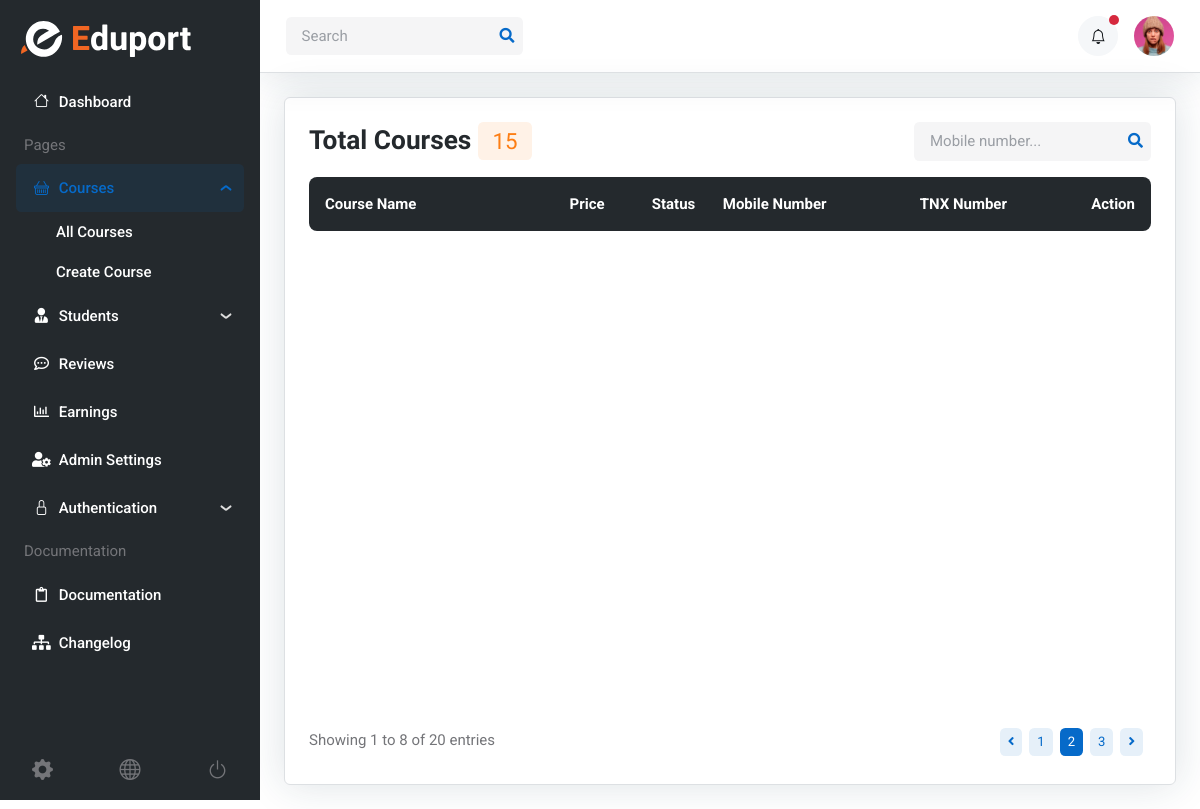
Page /admin/enrollments.php on the earlier database version.
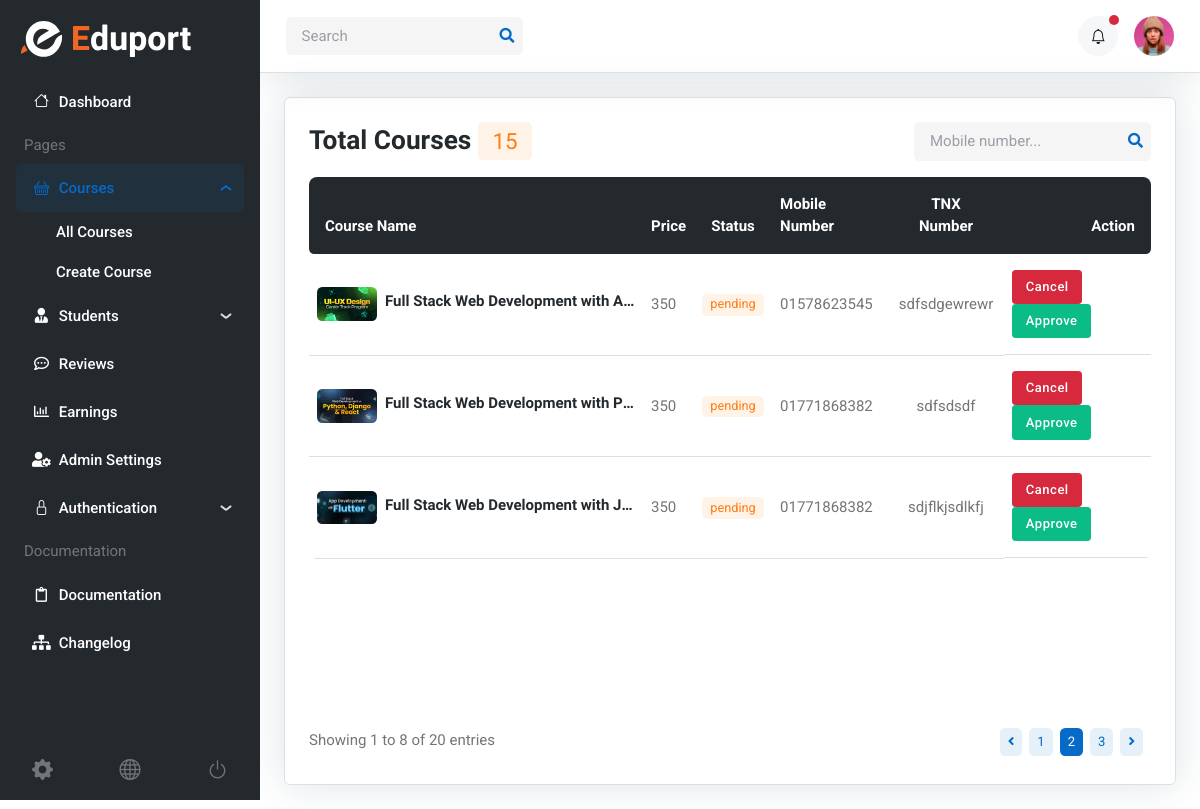
Same page on the later database version.
### tables this page shows
CREATE TABLE `enrollments` (
  `id` int(11) NOT NULL,
  `course_id` int(11) NOT NULL,
  `user_id` int(11) NOT NULL,
  `phone` varchar(255) NOT NULL,
  `tnx_id` varchar(255) NOT NULL,
  `status` enum('pending','success','cancel') NOT NULL DEFAULT 'pending',
  `created_at` datetime NOT NULL DEFAULT current_timestamp(),
  `updated_at` datetime NOT NULL DEFAULT current_timestamp()
);

CREATE TABLE `courses` (
  `id` bigint(20) NOT NULL,
  `title` varchar(255) NOT NULL,
  `short_desc` text NOT NULL,
  `description` text NOT NULL,
  `thumbnail` varchar(255) NOT NULL,
  `video` varchar(255) NOT NULL,
  `duration` varchar(255) NOT NULL,
  `instructor` int(11) NOT NULL,
  `price` varchar(255) NOT NULL,
  `total_lectures` int(11) NOT NULL,
  `language` varchar(11) NOT NULL,
  `created_at` datetime NOT NULL DEFAULT current_timestamp(),
  `updated_at` datetime NOT NULL DEFAULT current_timestamp() ON UPDATE current_timestamp()
);

### includes/helpers.php (called while the page is built, shortened)
<?php
function get_status_classes($status)
{
  $classes = [
    'success' => 'bg-success text-success',
    'pending' => 'bg-orange text-orange',
    'cancel'  => 'bg-danger text-danger'
  ];
  return $classes[$status] ?? 'bg-gray';
}
function is_active_page($page)
{
  $current_page = basename($_SERVER['PHP_SELF']);
  return  $current_page == $page ? 'active' : '';
}

### includes/enroll_functionality.php (called while the page is built, shortened)
<?php
function get_enrollments($conn)
{
  $sql = "SELECT * FROM enrollments ORDER BY id DESC";
  if ($result = $conn->query($sql)) {
    $courses = [];
    while ($row = $result->fetch_assoc()) {
      $courses[] = $row;
    }
    return $courses;
  } else {
    echo "Error: " . $conn->error;
    return [];
  }
}

### includes/get_course_by_id.php (called while the page is built, shortened)
<?php
function get_course($conn, $course_id)
{
  $course_id = mysqli_real_escape_string($conn, $course_id);
  $sql = "SELECT * FROM courses WHERE id = '$course_id'";
  $result = mysqli_query($conn, $sql);
  $course = mysqli_fetch_assoc($result);
  return $course;
}

### admin/enrollments.php (the view, shortened to what this page needs)
<?php
include('../includes/db.php');
include('../includes/helpers.php');
include('../includes/get_course_by_id.php');
include('../includes/enroll_functionality.php');
?>
<div class="page-content-wrapper border">
  <div class="row mb-3">
    <div class="col-12 d-sm-flex justify-content-between align-items-center">
      <h4 class=" mb-2 mb-sm-0">Total Courses <span class="badge bg-orange bg-opacity-10 text-orange">15</span></h4>
      <div class="nav my-3 my-xl-0 flex-nowrap align-items-center">
        <div class="nav-item w-100">
          <form class="position-relative">
            <input class="form-control pe-5 bg-secondary bg-opacity-10 border-0" type="search" placeholder="Mobile number..." aria-label="Search">
            <button class="bg-transparent px-2 py-0 border-0 position-absolute top-50 end-0 translate-middle-y" type="submit"><i class="fas fa-search fs-6 text-primary"></i></button>
          </form>
        </div>
      </div>
    </div>
  </div>
  <div class="card-body">
    <div class="table-responsive border-0 rounded-3">
      <table class="table table-dark-gray align-middle p-4 mb-0 table-hover">
        <thead>
          <tr>
            <th scope="col" class="border-0 px-3 rounded-start" style="width: 30%;">Course Name</th>
            <th scope="col" class="border-0">Price</th>
            <th scope="col" class="border-0 text-center">Status</th>
            <th scope="col" class="border-0">Mobile Number</th>
            <th scope="col" class="border-0 px-3 text-center">TNX Number</th>
            <th scope="col" class="border-0 px-3 rounded-end text-end">Action</th>
          </tr>
        </thead>
        <tbody>
          <?php
          $enrollments = get_enrollments($conn);
          foreach ($enrollments as $enroll):
            $course = get_course($conn, $enroll['course_id']) ?>
            <tr>
              <td>
                <div class="d-flex align-items-center position-relative">
                  <div class="w-60px">
                    <img src="../uploads/img/thumbnails/<?= htmlspecialchars($course['thumbnail']) ?>" class="rounded" alt="">
                  </div>
                  <h6 class="table-responsive-title mb-0 ms-2">
                    <a href="#" class="stretched-link d-inline-block text-truncate" style="max-width: 250px;"><?= htmlspecialchars($course['title']) ?></a>
                  </h6>
                </div>
              </td>
              <td><?= $course['price'] ?></td>
              <td class="text-center">
                <div class="badge <?= get_status_classes($enroll['status']) ?> bg-opacity-10">
                  <?= $enroll['status'] ?>
                </div>
              </td>
              <td><?= $enroll['phone'] ?></td>
              <td class="text-center"><?= $enroll['tnx_id'] ?></td>
              <td class="d-flex justify-content-end gap-2">
                <form method="post" action="../includes/process_enroll_update_status.php">
                  <button class="btn btn-sm btn-danger mb-0" name="action" value="delete">Cancel</button>
                  <button class="btn btn-sm btn-success me-1 mb-1 mb-md-0" name="action" value="approve">Approve</button>
                </form>
              </td>
            </tr>
          <?php endforeach; ?>
        </tbody>
      </table>
    </div>
  </div>
  <div class="card-footer bg-transparent pt-0">
    <div class="d-sm-flex justify-content-sm-between align-items-sm-center">
      <p class="mb-0 text-center text-sm-start">Showing 1 to 8 of 20 entries</p>
      <nav class="d-flex justify-content-center mb-0" aria-label="navigation">
        <ul class="pagination pagination-sm pagination-primary-soft d-inline-block d-md-flex rounded mb-0">
          <li class="page-item mb-0"><a class="page-link" href="#" tabindex="-1"><i class="fas fa-angle-left"></i></a></li>
          <li class="page-item mb-0"><a class="page-link" href="#">1</a></li>
          <li class="page-item mb-0 active"><a class="page-link" href="#">2</a></li>
          <li class="page-item mb-0"><a class="page-link" href="#">3</a></li>
          <li class="page-item mb-0"><a class="page-link" href="#"><i class="fas fa-angle-right"></i></a></li>
        </ul>
      </nav>
    </div>
  </div>
</div>
<?php
$content = ob_get_clean();
include('../layouts/admin.php');
?>

### layouts/admin.php (shortened to what this page needs)
<?php
include_once '../includes/helpers.php';
?>
<!DOCTYPE html>
<html lang="en">
<head>
    <link rel="stylesheet" type="text/css" href="../assets/vendor/font-awesome/css/all.min.css">
    <link rel="stylesheet" type="text/css" href="../assets/vendor/bootstrap-icons/bootstrap-icons.css">
    <link rel="stylesheet" type="text/css" href="../assets/vendor/choices/css/choices.min.css">
    <link rel="stylesheet" type="text/css" href="../assets/vendor/glightbox/css/glightbox.css">
    <link rel="stylesheet" type="text/css" href="../assets/vendor/quill/css/quill.snow.css">
    <link rel="stylesheet" type="text/css" href="../assets/vendor/stepper/css/bs-stepper.min.css">
    <link rel="stylesheet" type="text/css" href="../assets/vendor/overlay-scrollbar/css/overlayscrollbars.min.css">
    <link rel="stylesheet" type="text/css" href="../assets/css/style.css">
</head>
<body>
    <main>
        <nav class="navbar sidebar navbar-expand-xl navbar-dark bg-dark">
            <div class="d-flex align-items-center">
                <a class="navbar-brand" href="index-2.html">
                    <img class="navbar-brand-item" src="../assets/images/logo-light.svg" alt="">
                </a>
            </div>
            <div class="offcanvas offcanvas-start flex-row custom-scrollbar h-100" data-bs-backdrop="true" tabindex="-1" id="offcanvasSidebar">
                <div class="offcanvas-body sidebar-content d-flex flex-column bg-dark">
                    <ul class="navbar-nav flex-column" id="navbar-sidebar">
                        <li class="nav-item"><a href="admin-dashboard.html" class="nav-link"><i class="bi bi-house fa-fw me-2"></i>Dashboard</a></li>
                        <li class="nav-item ms-2 my-2">Pages</li>
                        <li class="nav-item">
                            <a class="nav-link" data-bs-toggle="collapse" href="#collapsepage" role="button" aria-expanded="true" aria-controls="collapsepage">
                                <i class="bi bi-basket fa-fw me-2"></i>Courses
                            </a>
                            <ul class="nav collapse flex-column show" id="collapsepage" data-bs-parent="#navbar-sidebar">
                                <li class="nav-item"> <a class="nav-link <?= is_active_page('all_courses.php') ?>" href="../admin/all_courses.php">All Courses</a></li>
                                <li class="nav-item"> <a class="nav-link <?= is_active_page('create_course.php') ?>" href="../admin/create_course.php">Create Course</a></li>
                            </ul>
                        </li>
                        <li class="nav-item">
                            <a class="nav-link" data-bs-toggle="collapse" href="#collapsestudent" role="button" aria-expanded="false" aria-controls="collapsestudent">
                                <i class="fas fa-user-tie fa-fw me-2"></i>Students
                            </a>
                        </li>
                        <li class="nav-item"> <a class="nav-link" href="admin-review.html"><i class="far fa-comment-dots fa-fw me-2"></i>Reviews</a></li>
                        <li class="nav-item"> <a class="nav-link" href="admin-earning.html"><i class="far fa-chart-bar fa-fw me-2"></i>Earnings</a></li>
                        <li class="nav-item"> <a class="nav-link" href="admin-setting.html"><i class="fas fa-user-cog fa-fw me-2"></i>Admin Settings</a></li>
                        <li class="nav-item">
                            <a class="nav-link" data-bs-toggle="collapse" href="#collapseauthentication" role="button" aria-expanded="false" aria-controls="collapseauthentication">
                                <i class="bi bi-lock fa-fw me-2"></i>Authentication
                            </a>
                        </li>
                        <li class="nav-item ms-2 my-2">Documentation</li>
                        <li class="nav-item"> <a class="nav-link" href="docs/index.html"><i class="far fa-clipboard fa-fw me-2"></i>Documentation</a></li>
                        <li class="nav-item"> <a class="nav-link" href="docs/changelog.html"><i class="fas fa-sitemap fa-fw me-2"></i>Changelog</a></li>
                    </ul>
                    <div class="px-3 mt-auto pt-3">
                        <div class="d-flex align-items-center justify-content-between text-primary-hover">
                            <a class="h5 mb-0 text-body" href="admin-setting.html" data-bs-toggle="tooltip" data-bs-placement="top" title="Settings">
                                <i class="bi bi-gear-fill"></i>
                            </a>
                            <a class="h5 mb-0 text-body" href="index-2.html" data-bs-toggle="tooltip" data-bs-placement="top" title="Home">
                                <i class="bi bi-globe"></i>
                            </a>
                            <a class="h5 mb-0 text-body" href="sign-in.html" data-bs-toggle="tooltip" data-bs-placement="top" title="Sign out">
                                <i class="bi bi-power"></i>
                            </a>
                        </div>
                    </div>
                </div>
            </div>
        </nav>
        <div class="page-content">
            <nav class="navbar top-bar navbar-light border-bottom py-0 py-xl-3">
                <div class="container-fluid p-0">
                    <div class="d-flex align-items-center w-100">
                        <div class="navbar-expand-lg ms-auto ms-xl-0">
                            <div class="collapse navbar-collapse w-100" id="navbarTopContent">
                                <div class="nav my-3 my-xl-0 flex-nowrap align-items-center">
                                    <div class="nav-item w-100">
                                        <form class="position-relative">
                                            <input class="form-control pe-5 bg-secondary bg-opacity-10 border-0" type="search" placeholder="Search" aria-label="Search">
                                            <button class="bg-transparent px-2 py-0 border-0 position-absolute top-50 end-0 translate-middle-y" type="submit"><i class="fas fa-search fs-6 text-primary"></i></button>
                                        </form>
                                    </div>
                                </div>
                            </div>
                        </div>
                        <div class="ms-xl-auto">
                            <ul class="navbar-nav flex-row align-items-center">
                                <li class="nav-item ms-2 ms-md-3 dropdown">
                                    <a class="btn btn-light btn-round mb-0" href="#" role="button" data-bs-toggle="dropdown" aria-expanded="false" data-bs-auto-close="outside">
                                        <i class="bi bi-bell fa-fw"></i>
                                    </a>
                                    <span class="notif-badge animation-blink"></span>
                                </li>
                                <li class="nav-item ms-2 ms-md-3 dropdown">
                                    <a class="avatar avatar-sm p-0" href="#" id="profileDropdown" role="button" data-bs-auto-close="outside" data-bs-display="static" data-bs-toggle="dropdown" aria-expanded="false">
                                        <img class="avatar-img rounded-circle" src="../assets/images/avatar/01.jpg" alt="avatar">
                                    </a>
                                </li>
                            </ul>
                        </div>
                    </div>
                </div>
            </nav>
            <div>
                <?php echo $content; ?>
            </div>
        </div>
    </main>
</body>
</html>

Differences in the rows shown:
added enrollments: course.thumbnail (picture), course.title "Full Stack Web Development with A…", course.price "350", status "pending", phone "01578623545", tnx "sdfsdgewrewr"
added enrollments: course.thumbnail (picture), course.title "Full Stack Web Development with P…", course.price "350", status "pending", phone "01771868382", tnx "sdfsdsdf"
added enrollments: course.thumbnail (picture), course.title "Full Stack Web Development with J…", course.price "350", status "pending", phone "01771868382", tnx "sdjflkjsdlkfj"
